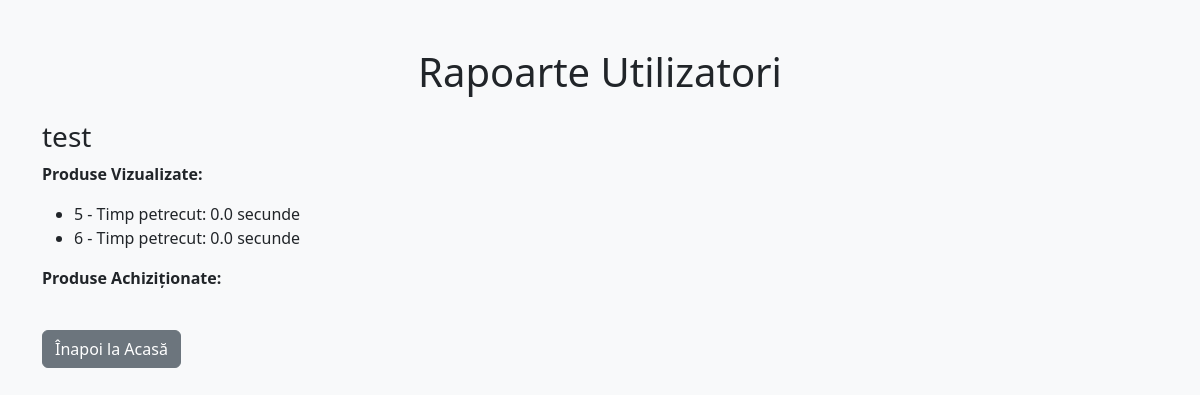
The page /user_reports (signed in) on the database as committed earlier.
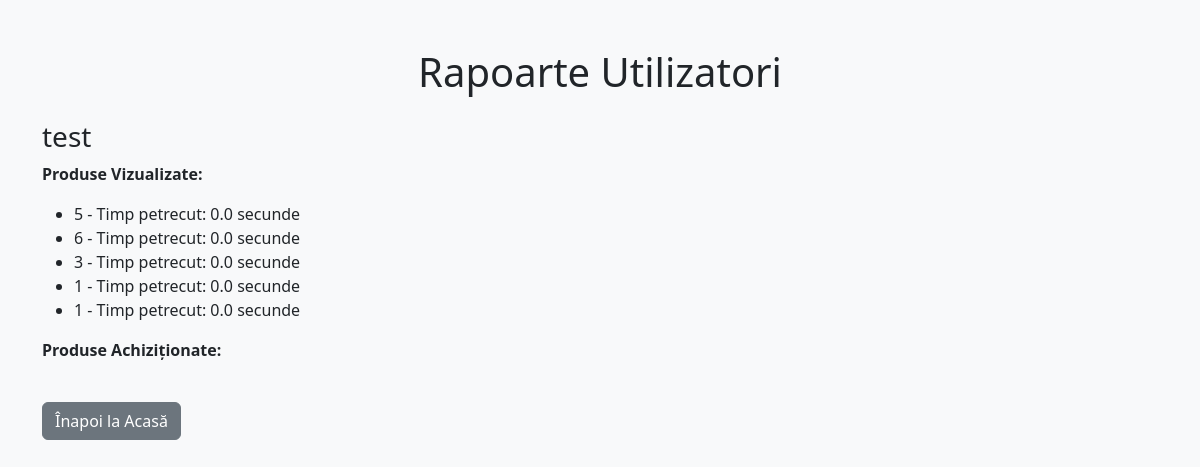
The same page on the database as committed later.
### models.py (models this page shows, shortened)
class User(db.Model):
    id = db.Column(db.Integer, primary_key=True)
    username = db.Column(db.String(100), unique=True)
    password = db.Column(db.String(100))
    role = db.Column(db.String(20))

class UserInteraction(db.Model):
    id = db.Column(db.Integer, primary_key=True)
    user_id = db.Column(db.String(100))
    product_id = db.Column(db.Integer, db.ForeignKey('product.id'))
    timestamp = db.Column(db.DateTime, default=db.func.current_timestamp())
    time_spent = db.Column(db.Float, default=0.0)  # timp petrecut pe pagina in secunde

### app.py (the view)
@app.route("/user_reports")
@login_required
def user_reports():
    if "role" not in session or session["role"] != "admin":
        flash("Doar administratorii pot accesa această pagină!")
        return redirect(url_for("home"))
    users = User.query.all()
    user_reports = {}
    for user in users:
        interactions = UserInteraction.query.filter_by(user_id=user.id).all()
        purchased_products = PurchaseHistory.query.filter_by(user_id=user.id).all()
        user_reports[user.username] = {
            "interactions": interactions,
            "purchased_products": purchased_products
        }
    return render_template("user_reports.html", user_reports=user_reports)

### app.py (called while the page is built)
def login_required(f):
    @wraps(f)
    def decorated_function(*args, **kwargs):
        if "user_id" not in session:
            flash("Trebuie să fii autentificat pentru a accesa această pagină.")
            return redirect(url_for("login"))
        return f(*args, **kwargs)
    return decorated_function

### templates/user_reports.html (shortened to what this page needs)
<!DOCTYPE html>
<html lang="ro">
<head>
    <link rel="stylesheet" href="https://cdn.jsdelivr.net/npm/bootstrap@5.3.0/dist/css/bootstrap.min.css">
</head>
<body class="bg-light">
<div class="container mt-5">
    <h1 class="text-center mb-4">Rapoarte Utilizatori</h1>
    {% for user, data in user_reports.items() %}
        <h3 class="mt-4">{{ user }}</h3>
        <p><strong>Produse Vizualizate:</strong></p>
        <ul>
            {% for interaction in data.interactions %}
                <li>{{ interaction.product_id }} - Timp petrecut: {{ interaction.time_spent }} secunde</li>
            {% endfor %}
        </ul>
        <p><strong>Produse Achiziționate:</strong></p>
    {% endfor %}
    <a href="/" class="btn btn-secondary mt-4">Înapoi la Acasă</a>
</div>
</body>
</html>

Rows that differ between the two databases and show on the page:
added UserInteraction: product_id "3", time_spent "0.0"
added UserInteraction: product_id "1", time_spent "0.0"
added UserInteraction: product_id "1", time_spent "0.0"
